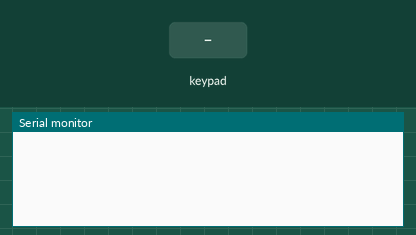
This sketch was run on a simulated Arduino Uno, built with avr-gcc and run on an emulated ATmega328P. Parts: the last lines printed to the serial monitor. The test bench sets the inputs (shaded band).

Above: at 1.2 s.
1.3 s: key '*' pressed
At 1.8 s:
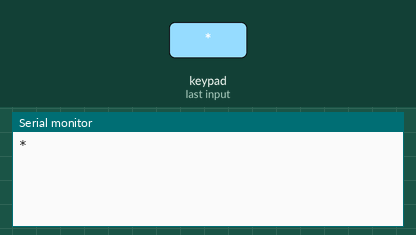
2.8 s: keypad keys 6 7 1 0 1 3 pressed 0.4 s apart
At 5.6 s:
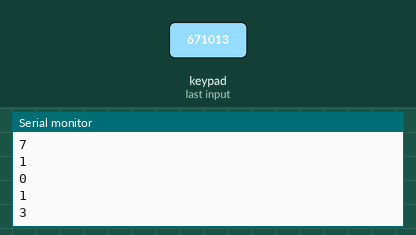
6.7 s: key 'A' pressed
At 7.3 s:
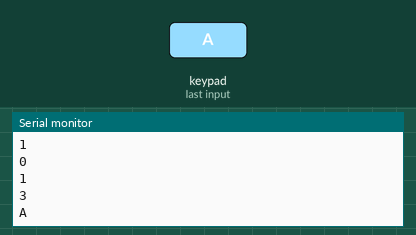
8.2 s: keypad keys 6 7 1 0 1 3 # pressed 0.4 s apart
At 11.3 s:
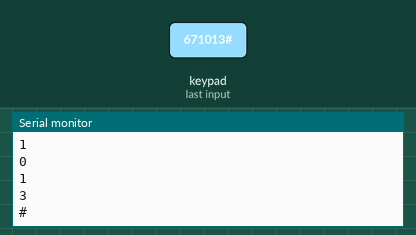
12.5 s: key 'B' pressed
At 13.7 s:
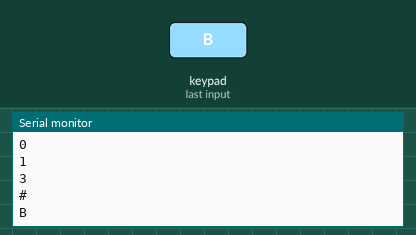
14.0 s: keypad keys 6 7 1 0 1 3 D pressed 0.4 s apart
At 17.0 s:
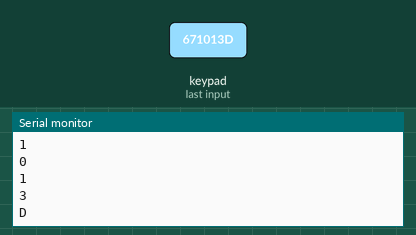
Timing chart, 0 to 18.5 s (numbered marks = the images above; inputs shaded):
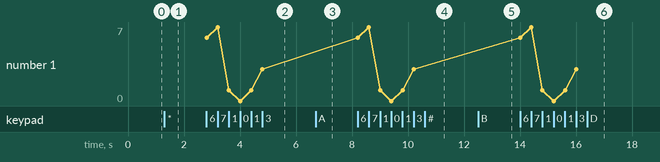

Measured:
- after the input at 1.3 s, the serial monitor: prints a new line at once (image 1)
- after the input at 2.8 s, the serial monitor: prints a new line at once (image 2)
- after the input at 6.7 s, the serial monitor: prints a new line at once (image 3)
- after the input at 8.2 s, the serial monitor: prints a new line at once (image 4)
- after the input at 12.5 s, the serial monitor: prints a new line at once (image 5)
- after the input at 14.0 s, the serial monitor: prints a new line at once (image 6)

The sketch:

TouchPad1.ino
```cpp
#include <Keypad.h>

const byte ROWS = 4; //four rows
const byte COLS = 4; //four columns
//define the cymbols on the buttons of the keypads
char hexaKeys[ROWS][COLS] = {
  {'*','2','A','3'},
  {'7','5','B','6'},
  {'4','8','C','9'},
  {'1','0','D','#'}
};
byte rowPins[ROWS] = {A0, A1, A2, A3}; //connect to the row pinouts of the keypad
byte colPins[COLS] = {6, 7, 10, 13}; //connect to the column pinouts of the keypad

//initialize an instance of class NewKeypad
Keypad customKeypad = Keypad( makeKeymap(hexaKeys), rowPins, colPins, ROWS, COLS);

void setup(){
  Serial.begin(9600);
}

void loop(){
  char customKey = customKeypad.getKey();

  if (customKey){
    Serial.println(customKey);
  }
}
```
